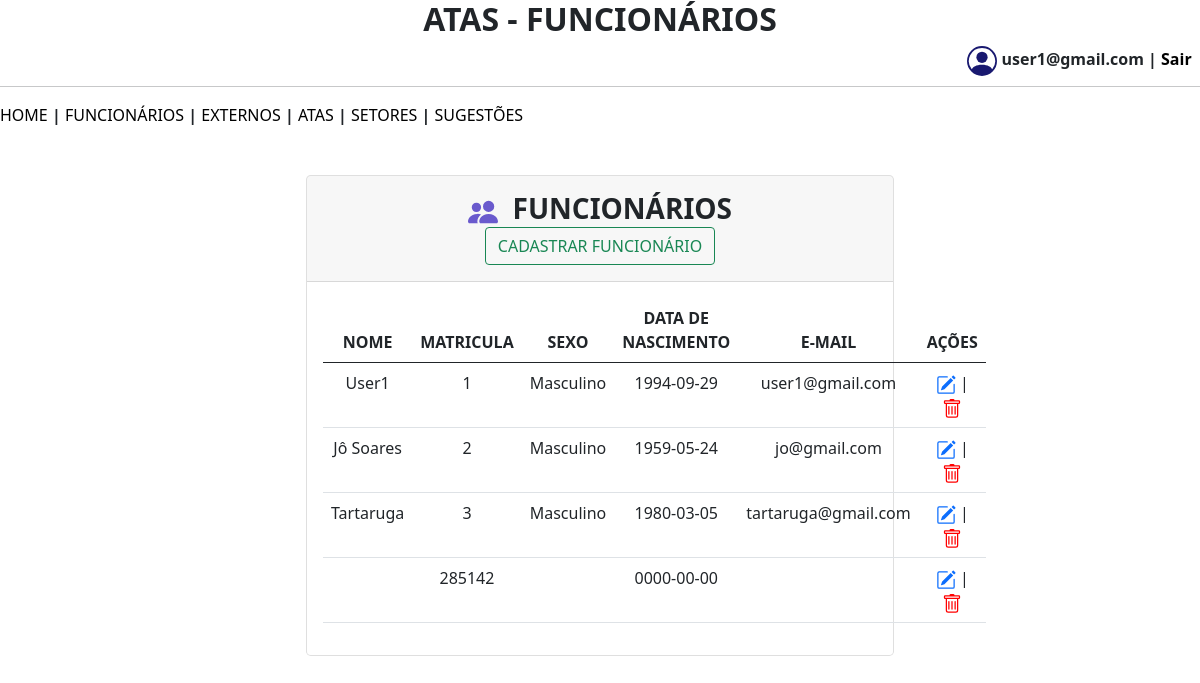
The page /implantacao/funcionarios.php (signed in) on the database its author committed.
### tables this page shows
CREATE TABLE `funcionarios` (
  `nome` varchar(150) NOT NULL,
  `sexo` varchar(80) NOT NULL,
  `matricula` int(11) NOT NULL,
  `data_nascimento` date NOT NULL,
  `email` varchar(200) NOT NULL,
  `senha` varchar(200) NOT NULL
);

### implantacao/funcionarios.php (the view, shortened to what this page needs)
<!DOCTYPE html>
<html lang="pt-br">
<head>
    <link href="https://cdn.jsdelivr.net/npm/bootstrap@5.0.2/dist/css/bootstrap.min.css" rel="stylesheet">
</head>
<body>
    <h2 class="text-center"><b>ATAS - FUNCIONÁRIOS</b></h2>
    <?php
    echo "<div class='header'>";
    $funcionarios = $_SESSION["user"];
    echo "<svg xmlns='http://www.w3.org/2000/svg' width='30' height='30' fill='#191970' class='bi bi-person-circle' viewBox='0 0 16 16'>
        <path d='M11 6a3 3 0 1 1-6 0 3 3 0 0 1 6 0'/>
        <path fill-rule='evenodd' d='M0 8a8 8 0 1 1 16 0A8 8 0 0 1 0 8m8-7a7 7 0 0 0-5.468 11.37C3.242 11.226 4.805 10 8 10s4.757 1.225 5.468 2.37A7 7 0 0 0 8 1'/>
        </svg>&nbsp;<b>$funcionarios | <a href='sair.php' style='color: black; text-decoration: none;'>Sair</a></b>&nbsp;&nbsp;";
    echo "</div>";
    ?>
    <br />
    <hr />
    <nav>
        <?php
        include 'menu.php';
        ?>
    </nav>
    <br />
    <br />
    <div class="row justify-content-center row-cols-1 row-cols-md-2 mb-2 text-center">
        <div class="col">
            <div class="card mb-2 rounded-3 shadow-sw">
                <div class="card-header py-3">
                    <h3 class="my-0 fw-normal">&nbsp;&nbsp;<b>FUNCIONÁRIOS</b></h3>
                    <button type="button" class="btn btn-outline-success" data-bs-toggle="modal" data-bs-target="#exampleModal">CADASTRAR FUNCIONÁRIO</button>
                </div>
                <div class="card-body">
                    <table class="table table-hover">
                        <thead>
                            <tr>
                                <th scope="col">NOME</th>
                                <th scope="col">MATRICULA</th>
                                <th scope="col">SEXO</th>
                                <th scope="col">DATA DE NASCIMENTO</th>
                                <th scope="col">E-MAIL</th>
                                <th scope="col">AÇÕES</th>
                            </tr>
                        </thead>
                        <tbody>
                            <?php
                            include 'conecta.php';
                            $pesquisa = mysqli_query($mysqli, "SELECT * FROM funcionarios");
                            $row = mysqli_num_rows($pesquisa);
                            if ($row > 0) {
                                while ($registro = $pesquisa->fetch_array()) {
                                    $matricula = $registro['matricula'];
                                    echo "<tr>";
                                    echo "<td>" . $registro['nome'] . "</td>";
                                    echo "<td>" . $registro['matricula'] . "</td>";
                                    echo "<td>" . $registro['sexo'] . "</td>";
                                    echo "<td>" . $registro['data_nascimento'] . "</td>";
                                    echo "<td>" . $registro['email'] . "</td>";
                                    echo "<td><a href='edifuncionarios.php?matricula=$matricula' data-bs-toggle='modal' data-bs-target='#exampleModal1$matricula' data-matricula='$matricula'><svg xmlns='http://www.w3.org/2000/svg' width='20' height='20' fill='currentColor' class='bi bi-pencil-square' viewBox='0 0 16 16'>
                                    <path d='M15.502 1.94a.5.5 0 0 1 0 .706L14.459 3.69l-2-2L13.502.646a.5.5 0 0 1 .707 0l1.293 1.293zm-1.75 2.456-2-2L4.939 9.21a.5.5 0 0 0-.121.196l-.805 2.414a.25.25 0 0 0 .316.316l2.414-.805a.5.5 0 0 0 .196-.12l6.813-6.814z'/>
                                    <path fill-rule='evenodd' d='M1 13.5A1.5 1.5 0 0 0 2.5 15h11a1.5 1.5 0 0 0 1.5-1.5v-6a.5.5 0 0 0-1 0v6a.5.5 0 0 1-.5.5h-11a.5.5 0 0 1-.5-.5v-11a.5.5 0 0 1 .5-.5H9a.5.5 0 0 0 0-1H2.5A1.5 1.5 0 0 0 1 2.5z'/>
                                    </svg></a> | <a href='excfuncionarios.php?matricula=$matricula'><svg xmlns='http://www.w3.org/2000/svg' width='20' height='20' fill='red' class='bi bi-trash' viewBox='0 0 16 16'>
                                    <path d='M5.5 5.5A.5.5 0 0 1 6 6v6a.5.5 0 0 1-1 0V6a.5.5 0 0 1 .5-.5m2.5 0a.5.5 0 0 1 .5.5v6a.5.5 0 0 1-1 0V6a.5.5 0 0 1 .5-.5m3 .5a.5.5 0 0 0-1 0v6a.5.5 0 0 0 1 0z'/>
                                    <path d='M14.5 3a1 1 0 0 1-1 1H13v9a2 2 0 0 1-2 2H5a2 2 0 0 1-2-2V4h-.5a1 1 0 0 1-1-1V2a1 1 0 0 1 1-1H6a1 1 0 0 1 1-1h2a1 1 0 0 1 1 1h3.5a1 1 0 0 1 1 1zM4.118 4 4 4.059V13a1 1 0 0 0 1 1h6a1 1 0 0 0 1-1V4.059L11.882 4zM2.5 3h11V2h-11z'/>
                                    </svg></a></td>";
                                    echo "</tr>";
                                          include 'edifuncionarios.php';
                                }
                            } else {
                                echo "Não existem usuários cadastrados!";
                            }
                            ?>
                        </tbody>
                    </table>
                </div>
            </div>
        </div>
    </div>
</body>
</html>

### implantacao/funcionarios.php (style rules this page uses)
.header { float: right; }

### rows shown on the page
funcionarios: nome "User1", matricula "1", sexo "Masculino", data_nascimento "1994-09-29", email "user1@gmail.com"
funcionarios: nome "Jô Soares", matricula "2", sexo "Masculino", data_nascimento "1959-05-24", email "jo@gmail.com"
funcionarios: nome "Tartaruga", matricula "3", sexo "Masculino", data_nascimento "1980-03-05", email "tartaruga@gmail.com"
funcionarios: matricula "285142", data_nascimento "0000-00-00"

### other values the page prints
$funcionarios "user1@gmail.com"
